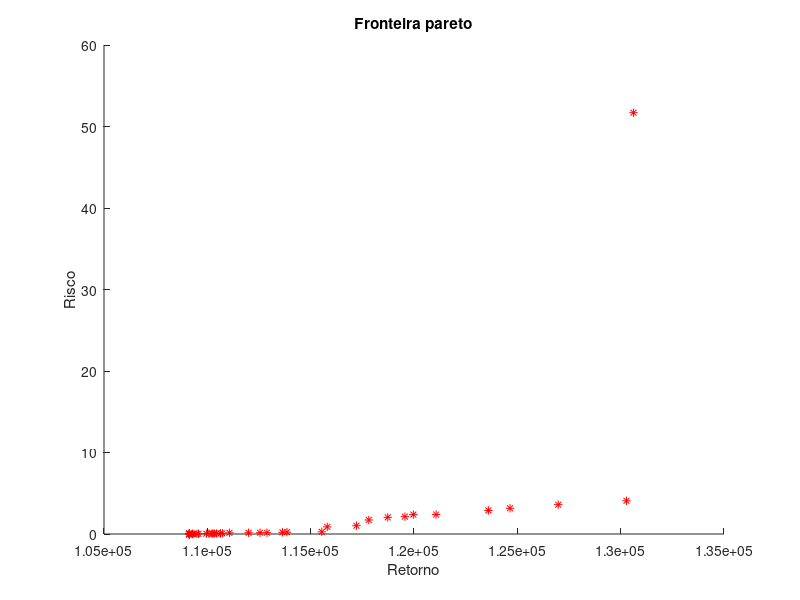

The MATLAB script that drew this image: (Note: this script raises an error after producing the figure.)
% leitura dos arquivos
clc
clear model

total_budget = 100000;
dados_acoes = csvread('otm_matlab.csv'); % [ID, t0, cluster, custo falha]
preco_ativo = dados_acoes(:,1);
min_cotas = dados_acoes(:,2);
retorno_perc = dados_acoes(:,3);
risco_var = dados_acoes(:,4);
preco_minimo = preco_ativo.*min_cotas;
retorno_absoluto = preco_minimo.*retorno_perc;

numero_acoes = size(dados_acoes,1);

% Initialize model
model.modelsense  = 'max';
model.modelname   = 'multiobj';

% Set variables and constraints
model.vtype       = repmat('i', numero_acoes,1);
model.lb          = zeros(numero_acoes, 1);
model.A           = sparse([risco_var' ; preco_minimo']);
model.sense       = '<';
model.obj     = retorno_absoluto;

step = 1; % variacao do epsilon

% vetor de progressao do epsilon
vetor_epsilon = [(0.01:0.1:10) (11:1:100)];

% carrega fronteira gerada pelo modelo genético
nsga_front = csvread('./nsgaII.py/fronteira_NSGAII.csv');
nsga_risco = nsga_front(3,2:end)';
nsga_retorno = nsga_front(2,2:end)';

figure()
title('Fronteira pareto')
ylabel('Risco')
xlabel('Retorno')
hold on

plot(nsga_retorno,nsga_risco, '*r') %plota resultados do nsgaII

i = 1;
pareto_front = [];
optimal_x = [];
tic
for epsilon = 1:length(vetor_epsilon)
    
    model.rhs = [vetor_epsilon(epsilon); total_budget+1]; % atualiza epsilon
    % Otimiza
    result = gurobi(model);

    % verifica solução
    if strcmp(result.status, 'OPTIMAL')
        risco_total = sum(result.x .* risco_var);
        plot(result.objval, risco_total, '*b')
        pareto_front(i,1) = risco_total;
        pareto_front(i,2) = result.objval;
        optimal_x(i,:) = result.x .* preco_minimo;
        i = i + 1;
    end
end
toc

% armazena resultados
% decision_variables(:,1:2) = pareto_front;
unique_values = unique([pareto_front optimal_x], 'rows');
pareto_front = unique_values(:,1:2);
optimal_x = unique_values(:,3:end);

save ('otimizacao_carteira_investimentos',...
    'pareto_front','optimal_x', 'decision_variables')

% exporta para csv
csvwrite('resultadosCarteiraInvestimentos.csv', optimal_x)

% execução 0
% --- 282.12830114364624 segundos ---
% execução 1
% --- 261.8729200363159 segundos ---
% execução 2
% --- 265.38857316970825 segundos ---
% execução 3
% --- 259.71364307403564 segundos ---
% execução 4
% --- 268.59018874168396 segundos ---
% execução 5
% --- 261.2554507255554 segundos ---
% execução 6
% --- 254.25737404823303 segundos ---
% execução 7
% --- 259.23268008232117 segundos ---
% execução 8
% --- 256.5040702819824 segundos ---
% execução 9
% --- 258.6489200592041 segundos ---
% execução 10
% --- 256.32034492492676 segundos ---
% execução 11
% --- 250.93598699569702 segundos ---
% execução 12
% --- 256.2195429801941 segundos ---
% execução 13
% --- 264.7919888496399 segundos ---
% execução 14
% --- 263.7117819786072 segundos ---
% --- total: 3919.572249889374 segundos ---